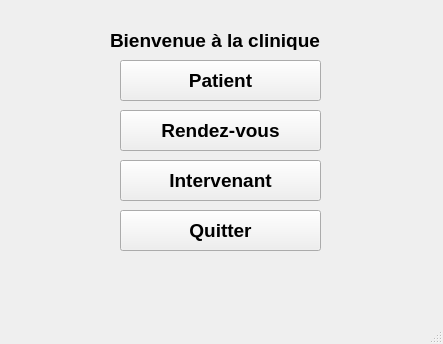
<?xml version="1.0" encoding="UTF-8"?>
<ui version="4.0">
 <class>CliniqueMain</class>
 <widget class="QMainWindow" name="CliniqueMain">
  <property name="geometry">
   <rect>
    <x>0</x>
    <y>0</y>
    <width>443</width>
    <height>344</height>
   </rect>
  </property>
  <property name="windowTitle">
   <string>MainWindow</string>
  </property>
  <widget class="QWidget" name="centralwidget">
   <widget class="QPushButton" name="pushButton_main_patient">
    <property name="geometry">
     <rect>
      <x>120</x>
      <y>60</y>
      <width>201</width>
      <height>41</height>
     </rect>
    </property>
    <property name="font">
     <font>
      <family>Arial</family>
      <pointsize>14</pointsize>
      <weight>75</weight>
      <bold>true</bold>
     </font>
    </property>
    <property name="text">
     <string>Patient</string>
    </property>
   </widget>
   <widget class="QPushButton" name="pushButton_main_rdv">
    <property name="geometry">
     <rect>
      <x>120</x>
      <y>110</y>
      <width>201</width>
      <height>41</height>
     </rect>
    </property>
    <property name="font">
     <font>
      <family>Arial</family>
      <pointsize>14</pointsize>
      <weight>75</weight>
      <bold>true</bold>
     </font>
    </property>
    <property name="text">
     <string>Rendez-vous</string>
    </property>
   </widget>
   <widget class="QPushButton" name="pushButton_main_intervenant">
    <property name="geometry">
     <rect>
      <x>120</x>
      <y>160</y>
      <width>201</width>
      <height>41</height>
     </rect>
    </property>
    <property name="font">
     <font>
      <family>Arial</family>
      <pointsize>14</pointsize>
      <weight>75</weight>
      <bold>true</bold>
     </font>
    </property>
    <property name="text">
     <string>Intervenant</string>
    </property>
   </widget>
   <widget class="QPushButton" name="pushButton_quitter_main">
    <property name="geometry">
     <rect>
      <x>120</x>
      <y>210</y>
      <width>201</width>
      <height>41</height>
     </rect>
    </property>
    <property name="font">
     <font>
      <family>Arial</family>
      <pointsize>14</pointsize>
      <weight>75</weight>
      <bold>true</bold>
     </font>
    </property>
    <property name="text">
     <string>Quitter</string>
    </property>
   </widget>
   <widget class="QLabel" name="label">
    <property name="geometry">
     <rect>
      <x>110</x>
      <y>30</y>
      <width>221</width>
      <height>20</height>
     </rect>
    </property>
    <property name="font">
     <font>
      <family>Arial</family>
      <pointsize>14</pointsize>
      <weight>75</weight>
      <bold>true</bold>
     </font>
    </property>
    <property name="text">
     <string>Bienvenue à la clinique</string>
    </property>
   </widget>
  </widget>
  <widget class="QMenuBar" name="menubar">
   <property name="geometry">
    <rect>
     <x>0</x>
     <y>0</y>
     <width>443</width>
     <height>21</height>
    </rect>
   </property>
  </widget>
  <widget class="QStatusBar" name="statusbar"/>
 </widget>
 <resources/>
 <connections/>
</ui>
